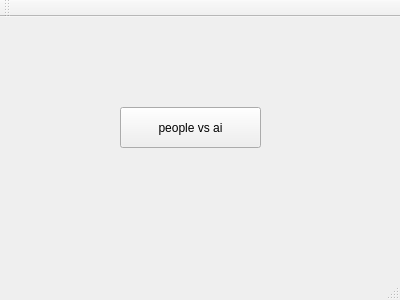
<?xml version="1.0" encoding="UTF-8"?>
<ui version="4.0">
 <class>MainWindow</class>
 <widget class="QMainWindow" name="MainWindow">
  <property name="geometry">
   <rect>
    <x>0</x>
    <y>0</y>
    <width>400</width>
    <height>300</height>
   </rect>
  </property>
  <property name="windowTitle">
   <string>MainWindow</string>
  </property>
  <widget class="QWidget" name="centralWidget">
   <widget class="QPushButton" name="pushButton_people_ai">
    <property name="geometry">
     <rect>
      <x>120</x>
      <y>90</y>
      <width>141</width>
      <height>41</height>
     </rect>
    </property>
    <property name="text">
     <string>people vs ai</string>
    </property>
   </widget>
  </widget>
  <widget class="QMenuBar" name="menuBar">
   <property name="geometry">
    <rect>
     <x>0</x>
     <y>0</y>
     <width>400</width>
     <height>22</height>
    </rect>
   </property>
  </widget>
  <widget class="QToolBar" name="mainToolBar">
   <attribute name="toolBarArea">
    <enum>TopToolBarArea</enum>
   </attribute>
   <attribute name="toolBarBreak">
    <bool>false</bool>
   </attribute>
  </widget>
  <widget class="QStatusBar" name="statusBar"/>
 </widget>
 <layoutdefault spacing="6" margin="11"/>
 <resources/>
 <connections/>
</ui>
